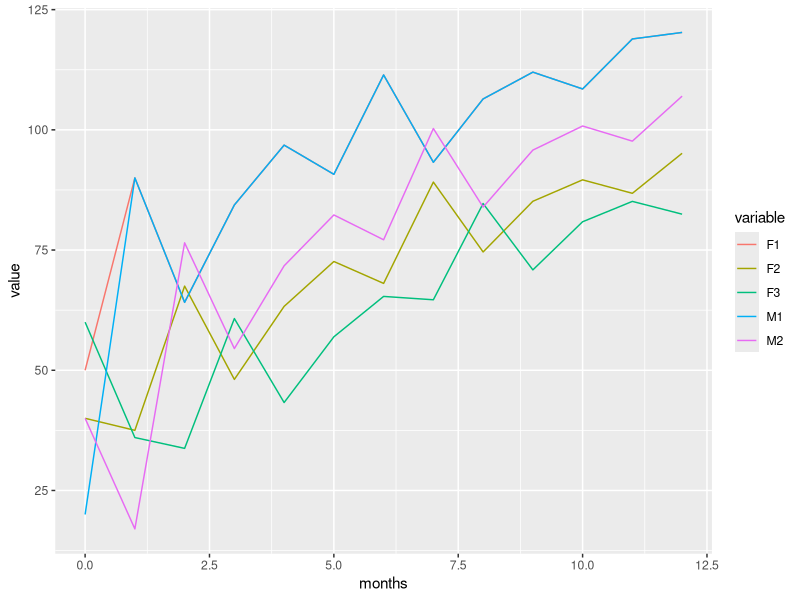

Write the R code that produced this figure.
## ---- chunk 1
library(here)
library(ggplot2)
library(reshape2)
library(dplyr)

here() # use instead of setwd() so that you can use relative paths to access scripts
## ---- chunk 2
# function to create projection matrix given the following variables: 
# age_groups : a vector containing reference names for each age group e.g. F1, F2, F3, M1, M2
# survival : a vector with the survival into the next age category for each age group, in the same order as the age_groups vector
# fecundity : a vector with the fecundity of each age group (only females reproduce), in the same order as the age_groups vector
# p_female : the proportion of offspring which are female
# female_ages : the number of female age categories, required to identify which row of the proj mat corresponds to the first male age group

proj_matrix <- function(age_groups, survival, fecundity, p_female, female_ages){
  
  proj_Mat <- matrix(0, nrow = length(age_groups), ncol = length(age_groups)) #projection matrix template
  
  for (i in 2:nrow(proj_Mat)){ #starts from row 2 as first row will contain fecundity 
    proj_Mat[i,i-1] <- survival[i-1]
  } 
  
  male_offspring <- (female_ages+1) #which row of matrix corresponds to male offspring
  
  for (i in 1:ncol(proj_Mat)){
    proj_Mat[1,i] <- p_female*fecundity[i]
    proj_Mat[male_offspring,i] <- (1-p_female)*fecundity[i] #male_offspring variable selects row corresponding to first male age category
  }
  
  return(proj_Mat)
}

## ---- chunk 3

#number of age groups
age_groups <- c('F1', 'F2', 'F3', 'M1', "M2")

#fecundity in form: F1, F2, F3, M1, M2
fecundity_HOT <- c(0, 1.5, 2, 0, 0)
fecundity_COLD <- c(0, 1.3, 1.5, 0, 0) #simulate reduced fecundity during cold season

#survival 
survival_HOT <- c(0.75, 0.9, 0, 0.85, 0)
survival_COLD <- c(0.8, 0.95, 0, 0.9, 0)

#proportion female:
# this ensures that the offspring are assigned proportionally to male and female sex classes
p_female <- 0.5

#number of female age classes:
female_ages <- 3 

## ---- chunk 4
#create projection matrices for each season
mat_HOT <- proj_matrix(age_groups, survival_HOT, fecundity_HOT, p_female, female_ages)
mat_COLD <- proj_matrix(age_groups, survival_COLD, fecundity_COLD, p_female, female_ages)

# Create a list of matrices of length 12, corresponding to 12 months of year
# Each item in the list should be the correct matrix according to the season e.g. items 1-6 are mat_HOT and 6-12 are mat_COLD

n_month = 12 # number of months simulated
hot_season = 6 # variable containing the length of the hot season
proj_Mat_list <- vector("list", length = n_month)

for(i in 1:n_month){
  if(i <= hot_season){
    proj_Mat_list[[i]] <- mat_HOT 
  }else{
    proj_Mat_list[[i]] <- mat_COLD # >2 seasons would require multiple if statements
  }
}

## ---- chunk 5
# Create population projection function requiring the following variables:

# pop_init : initial population size at time = 0
# n_sim : number of months to run over (this currently wouldn't work beyond 1 year period)
# proj_mat_list : list of monthly projection matrices each monthly matrix contains the appropriate  seasonal demographic rates.
# age_groups : a list of age categories

population_projection <- function(pop_init,
                                  n_sim,
                                  proj_Mat_list,
                                  age_groups) {
  pop_projection <-
    matrix(0, nrow = length(pop_init), ncol = n_sim + 1) #nb n_sim+1 to account for initial population in col 1
  pop_projection[, 1] <- pop_init 
  
  for (i in 1:n_sim) {
    pop_projection[, i + 1] <-
      proj_Mat_list[[i]] %*% pop_projection[, i]
  }
 
  return(pop_projection)
}

## ---- chunk 6

#set variavbles required for population projection function:
age_groups <- c('F1', 'F2', 'F3', 'M1', "M2")
pop_init <- c(50,40,60,20,40) #initial population vector
months <- 12 #number of simulations, 1 year cycle
proj_Mat_list <- proj_Mat_list #list of matrices for 12 months of year

## ---- chunk 7
pop_projection <- population_projection(pop_init,n_sim = months,proj_Mat_list, age_groups)

## ---- chunk 8
#make useable by ggplot
pop_df <- as.data.frame(t(pop_projection))
colnames(pop_df) <- age_groups
#pop_projection matrix as dataframe suitable for ggplot (transposed)

#use dplyr to create a new column with the years in the first column of the df
pop_df <- pop_df %>% mutate(months = c(0:months)) %>% select(months, everything())


#long data format for ggplot
pop_df_long <- melt(pop_df, id = "months")

ggplot(pop_df_long, aes(x = months, y = value, colour = variable)) + geom_line()
# nb: M1 and F1 lines overlap after month 1 hence only blue line is visible

